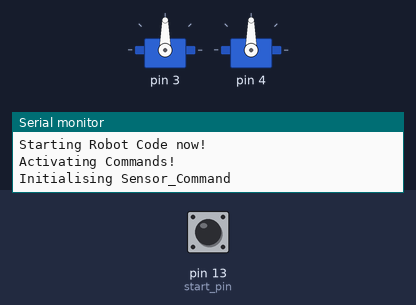
The sketch below on a simulated Arduino Uno, built with avr-gcc and run on an emulated ATmega328P. Parts: 2 × servo, the last lines printed to the serial monitor. The test bench sets the inputs (shaded band); at power-on: pin 13 (start_pin) HIGH.

Above: at 1.3 s.
1.4 s: pin 13 (start_pin) pulled LOW for 3.2 s
At 5.3 s:
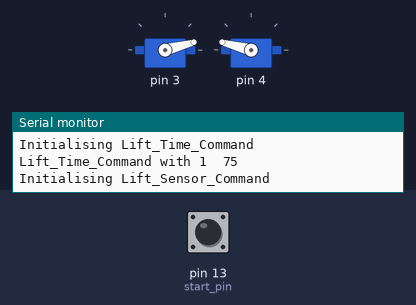
6.1 s: pin 13 (start_pin) pulled LOW for 0.15 s
At 6.9 s:
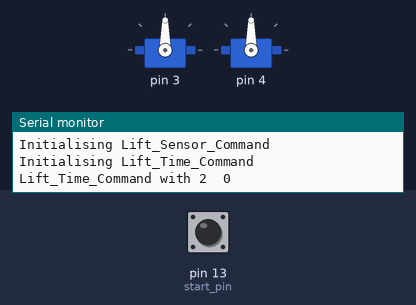
Timing chart, 0 to 9.1 s (numbered marks = the images above; inputs shaded):
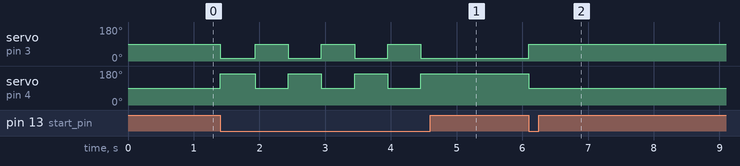

Measured:
- after the input at 1.4 s, servo on pin 3: alternates 90° for 0.51 s and 15° for 0.50 s, 7 changes in all, then stays 15°, starting at once; servo on pin 4: alternates 165° for 0.50 s and 90° for 0.51 s, 7 changes in all, then stays 165°, starting at once
- after the input at 6.1 s, servo on pin 3: 15° → 90° at once; servo on pin 4: 165° → 90° at once

The sketch:

lifttester.ino
```cpp
#include <Servo.h>

#include "RobotCmd.hpp"
#include "RobotRunner.hpp"
#include "Motor.hpp"
#include "Wheel.hpp"
#include "Drive_Subsystem.hpp"
#include "Lift_Subsystem.hpp"
#include "Drive_Distance_Command.hpp"
#include "Drive_Sensor_Command.hpp"
#include "Drive_Time_Command.hpp"
#include "Drive_Time_Sensor_Command.hpp"
#include "Lift_Sensor_Command.hpp"
#include "Lift_Time_Command.hpp"
#include "Lift_Time_Sensor_Command.hpp"
#include "Sensor_Command.hpp"

#define SERIAL_SPEED 9600
#define SENSOR_PRESSED 0

RobotRunner *cmds;
// Define Drive Subsystem
Drive_Subsystem *driveSubsystem;
// Define Wheel Motors (Servos)
Wheel *dlt; //drive_left_top;
Wheel *dlb; //drive_left_bottom;
Wheel *drt; //drive_right_top;
Wheel *drb; //drive_right_bottom;
// Define wheel control pins
int dlt_control = 9;
int dlb_control = 10;
int drt_control = 11;
int drb_control = 12;
// Define wheel feedback pins
// NOTE: Sre not using these due to type of servos.
int dlt_feedback = 3;
int dlb_feedback = 2;
int drt_feedback = 5;
int drb_feedback = 6;

// Define Lift Subsystem
Lift_Subsystem *liftSubsystem;
// Define Lift Motors (Servos)
Motor *l1; //lift_servo_1;
Motor *l2;
// Define lift control pins
int l1_control = 3; // Left Lift Servo
int l2_control = 4; // Right Lift Servo

// Define Sensor pins
int start_pin = 13;

void setup() {
  Serial.begin(SERIAL_SPEED);

  Serial.println("Initialising Robot Code.");

  Serial.println("Initialising Lift Motors");
  l1 = new Motor(l1_control);
  l2 = new Motor(l2_control);
  Serial.println("Initialising Lift_Subsystem");
  liftSubsystem = new Lift_Subsystem(l1, l2);
  Serial.println("Lift System Initialised");
/*
  Serial.println("Initialising Drive Wheels");
  dlt = new Wheel(dlt_control, dlt_feedback);
  dlb = new Wheel(dlb_control, dlb_feedback);
  drt = new Wheel(drt_control, drt_feedback);
  drb = new Wheel(drb_control, drb_feedback);
  Serial.println("Initialising Drive_Subsystem");
  driveSubsystem = new Drive_Subsystem(dlt, dlb, drt, drb);
  Serial.println("Drive System Initialised");
*/
  cmds = new RobotRunner();     // create an execution environment

  // Define all of the commands before structuring it into a command tree.
  //Lift Program
  Lift_Direction _dir = down;
  int _s = 75;
  Sensor_Command *startCommand = new Sensor_Command(start_pin, SENSOR_PRESSED)  ;
  Lift_Time_Command *cmd01 = new Lift_Time_Command(liftSubsystem, _dir, 500, _s);
  Lift_Sensor_Command *cmd02 = new Lift_Sensor_Command(liftSubsystem, _dir, start_pin, SENSOR_PRESSED, _s); // Make lift travel up
  Lift_Time_Command *cmd03 = new Lift_Time_Command(liftSubsystem, lift_stop, 500, 0);
  Lift_Sensor_Command *cmd04 = new Lift_Sensor_Command(liftSubsystem, lift_stop, start_pin, SENSOR_PRESSED, 0); // Stop lifts
  Lift_Time_Command *cmd05 = new Lift_Time_Command(liftSubsystem, _dir, 500, _s);
  Lift_Sensor_Command *cmd06 = new Lift_Sensor_Command(liftSubsystem, _dir, start_pin, SENSOR_PRESSED, _s); // Make lift travel down
  Lift_Time_Command *cmd07 = new Lift_Time_Command(liftSubsystem, lift_stop, 500, 0);
  Lift_Sensor_Command *cmd08 = new Lift_Sensor_Command(liftSubsystem, lift_stop, start_pin, SENSOR_PRESSED, 0); // Stop lifts
  Lift_Time_Command *cmd09 = new Lift_Time_Command(liftSubsystem, _dir, 500, _s);
  Lift_Sensor_Command *cmd10 = new Lift_Sensor_Command(liftSubsystem, _dir, start_pin, SENSOR_PRESSED, _s); // Make lift travel down
  Lift_Time_Command *cmd11 = new Lift_Time_Command(liftSubsystem, lift_stop, 500, 0);
  Lift_Sensor_Command *cmd12 = new Lift_Sensor_Command(liftSubsystem, lift_stop, start_pin, SENSOR_PRESSED, 0); // Stop lifts
  Lift_Time_Command *cmd13 = new Lift_Time_Command(liftSubsystem, _dir, 500, _s );
  Lift_Sensor_Command *cmd14 = new Lift_Sensor_Command(liftSubsystem, _dir, start_pin, SENSOR_PRESSED, _s); // Make lift travel down
  Lift_Time_Command *liftStopCommand = new Lift_Time_Command(liftSubsystem, lift_stop, 10000, 0);


  /* //Parallel Program
    int _s = 1000;
    Sensor_Command *startCommand = new Sensor_Command(start_pin, SENSOR_PRESSED);
    Drive_Time_Command *cmd01 = new Drive_Time_Command(driveSubsystem, forwards, 5000, _s);
    Lift_Time_Command *cmd03 = new Lift_Time_Command(liftSubsystem, up, 2000, _s);
    Lift_Sensor_Command *cmd04 = new Lift_Sensor_Command(liftSubsystem, up, start_pin, SENSOR_PRESSED, _s);
    Drive_Time_Command *driveStopCommand = new Drive_Time_Command(driveSubsystem, drive_stop, 10000, 0);
    Lift_Time_Command *liftStopCommand = new Lift_Time_Command(liftSubsystem, lift_stop, 10000, 0);
  */

  //RobotFlashLed *rfl = new RobotFlashLed(new SubsystemLED(led1), 500);
  //rfl->addParallel(new RobotFlashLed(new SubsystemLED(led2), 300));


  // When creating commands, you want to create the structure of a massive tree that can branch into two.
  // Build up command tree from the first command.
  //Lift Program
  startCommand->addSequential(cmd01);
  cmd01->addSequential(cmd02);
  cmd02->addSequential(cmd03);
  cmd03->addSequential(cmd04);
  cmd04->addSequential(cmd05);
  cmd05->addSequential(cmd06);
  cmd06->addSequential(cmd07);
  cmd07->addSequential(cmd08);
  cmd08->addSequential(cmd09);
  cmd09->addSequential(cmd10);
  cmd10->addSequential(cmd11);
  cmd11->addSequential(cmd12);
  cmd12->addSequential(cmd13);
  cmd13->addSequential(cmd14);
  cmd14->addSequential(liftStopCommand);


  /* //Parallel Program
    startCommand->addSequential(cmd01);
    cmd01->addParallel(cmd03);
    cmd03->addSequential(cmd04);
    cmd01->addSequential(driveStopCommand);
    cmd04->addSequential(liftStopCommand);
  */

  // Start on limit switch press/trigger
  // Drive forwards for a little bit
  // Start lifting the lift at the same as driving forwards more.
  // Turn left on the spot
  //


  // After commands, then add all of the command tree to register to run.
  Serial.println("Starting Robot Code now!");
  cmds->add(startCommand);
  Serial.println("Activating Commands!");
  cmds->setParallelActive(startCommand); // Sets top commands active and then flows through the tree
}

void loop() {
  // put your main code here, to run repeatedly:
  cmds->update();   // run robot commands
}
```

Drive_Distance_Command.hpp
```cpp
// Drive_Distance_Command (Does not work, do not use)
/*
 * Allows the robot to drive in the specified direction for a specified distance.
 *
 * Input:
 *  - Drive Subsystem
 *  - Direction
 *  - Distance
 *  - Servo Speed
 * Output:
 *  - Visible driving.
 * Notes:
 *
 */

#include "RobotCmd.hpp"
#include "RobotRunner.hpp"
#include "Drive_Subsystem.hpp"

class Drive_Distance_Command: public RobotCmd {
private:
  Drive_Subsystem *_drive;
  Direction _dir;
  unsigned long _dist;
  int _speed;

public:
  Drive_Distance_Command(Drive_Subsystem *drive, Direction dir, unsigned long dist, int speed) {
    _drive = drive;
    _dir = dir;
    _dist = dist;
    _speed = speed;
  }

  void initialise() {
    Serial.println("Initialising Drive_Distance_Command\n");
  }

  bool execute() {
    unsigned long curDist = 0;
    //_drive->speedControl(); // TODO Think about how to include a function in the subsystem that calculates the distance that we have travelled.

    if (curDist > _dist) {
      return true;
    }

    _drive->drive(_dir, _speed);
    return false;
  }

  void end() {
    _drive->drive(drive_stop, 0);
  }
};
```

Drive_Sensor_Command.hpp
```cpp
// Drive_Sensor_Command
/*
 * Allows the robot to drive in the specified direction until a specified sensor is pressed.
 *
 * Input:
 *  - Drive Subsystem
 *  - Direction
 *  - Sensor pin
 *  - Sensor state
 *  - Servo Speed
 * Output:
 *  - Visible driving.
 * Notes:
 *
 */

#include "RobotCmd.hpp"
#include "RobotRunner.hpp"
#include "Drive_Subsystem.hpp"

// #define SENSOR_PRESSED 0

class Drive_Sensor_Command: public RobotCmd {
private:
  Drive_Subsystem *_drive;
  Direction _dir;
  int _sensor_pin;
  bool _sensor_state;
  int _speed;

public:
  Drive_Sensor_Command(Drive_Subsystem *drive, Direction dir, int sensor_pin, bool sensor_state, int speed) {
    _drive = drive;
    _dir = dir;
    _sensor_pin = sensor_pin;
    _sensor_state = sensor_state;
    _speed = speed;
  }

  void initialise() {
    Serial.println("Initialising Drive_Sensor_Command\n");
    pinMode(_sensor_pin, INPUT_PULLUP);	// Use the pin's internal pull up resistor.
  }

  bool execute() {
  	bool sensed = digitalRead(_sensor_pin);

    if (sensed == _sensor_state) {
      return true; // End the Command
    }

    _drive->drive(_dir, _speed);
    return false;
  }

  void end() {
    _drive->drive(drive_stop, 0);
  }
};
```

Drive_Subsystem.hpp
```cpp
// Drive Subsystem
/*
 * Is used for driving the chassis
 *
 * Defines:
 *  - enum Direction
 *  - Drive_Subsystem
 *    - void reset
 *    - void drive
 */

#ifndef _DRIVE_SUBSYSTEM_HPP
#define _DRIVE_SUBSYSTEM_HPP
#define SPEED_TOLERANCE_CHANGE 0

enum Direction { left, right, forwards, backwards, turn_left, turn_right, drive_stop };

class Drive_Subsystem {
private:
	Wheel *_dlt; //drive_left_top;
	Wheel *_dlb; //drive_left_bottom;
	Wheel *_drt; //drive_right_top;
	Wheel *_drb; //drive_right_bottom;

  int ghost_angle;
  int dlt_angle;
  int dlb_angle;
  int drt_angle;
  int drb_angle;

  int dlt_speed;
  int dlb_speed;
  int drt_speed;
  int drb_speed;

  int angleIncrement = 47;
  int start_ghost_angle = -200;
  int incrementSpeed = 15;

public:
	Drive_Subsystem(Wheel *dlt, Wheel *dlb, Wheel *drt, Wheel *drb) {
		_dlt = dlt;
		_dlb = dlb;
		_drt = drt;
		_drb = drb;

    ghost_angle = start_ghost_angle; // Give real-time wheels a head start to speed up.

		reset();
	}

  // reset
  /*
   * Input:
   *  - None
   * Output:
   *  - Robot becomes stationary
   */
	void
	reset() {
		// Make robot stationary
    Serial.print("Drive_Subsystem - Reseting the wheels\n");
    Serial.print("Drive_Subsystem - Attempting dlt\n");
		_dlt->reset();
    Serial.print("Drive_Subsystem - Finished dlt\n");
    Serial.print("Drive_Subsystem - Attempting dlb\n");
		_dlb->reset();
    Serial.print("Drive_Subsystem - Finished dlb\n");
    Serial.print("Drive_Subsystem - Attempting drt\n");
		_drt->reset();
    Serial.print("Drive_Subsystem - Finished drt\n");
    Serial.print("Drive_Subsystem - Attempting drb\n");
		_drb->reset();
    Serial.print("Drive_Subsystem - Finished drb\n");
    Serial.print("Drive_Subsystem - Reset all wheels\n");
	}

  // drive
  /*
   * Input:
   *  - Direction you wish the robot to move in
   *  - Speed of the servos.
   * Output:
   *  - Visible movement of robot
   * Note:
   *  - Cascade fall on affect has been used when programming the switch case statement.
   *    Please note the breaks within the statement.
   */
	void
	drive(Direction dir, int speed) {
    speed = abs(speed); // If everything is around the wrong way, please uncomment this line.

    /*
    ghost_angle += angleIncrement;
    dlt_angle = _dlt->getCurrentPos();
    dlb_angle = _dlb->getCurrentPos();
    drt_angle = _drt->getCurrentPos();
    drb_angle = _drb->getCurrentPos();

    dlt_speed = speedControl(ghost_angle, dlt_angle, abs(dlt_speed));
    dlb_speed = speedControl(ghost_angle, dlb_angle, abs(dlb_speed));
    drt_speed = speedControl(ghost_angle, drt_angle, abs(drt_speed));
    drb_speed = speedControl(ghost_angle, drb_angle, abs(drb_speed));
    */
    dlt_speed = speed;
    dlb_speed = speed;
    drt_speed = speed;
    drb_speed = speed;

		switch(dir) {
		case left:
      _dlt->setSpeed(-dlt_speed);
      _dlb->setSpeed(dlb_speed);
      _drt->setSpeed(-drt_speed);
      _drb->setSpeed(drb_speed);
		case right:
			_dlt->setSpeed(dlt_speed);
			_dlb->setSpeed(-dlb_speed);
			_drt->setSpeed(drt_speed);
			_drb->setSpeed(-drb_speed);
			break;
		case backwards:
      _dlt->setSpeed(-dlt_speed);
      _dlb->setSpeed(-dlb_speed);
      _drt->setSpeed(drt_speed);
      _drb->setSpeed(drb_speed);
		case forwards:
			_dlt->setSpeed(dlt_speed);
			_dlb->setSpeed(dlb_speed);
			_drt->setSpeed(-drt_speed);
			_drb->setSpeed(-drb_speed);
			break;
    case turn_left:
      _dlt->setSpeed(-dlt_speed);
      _dlb->setSpeed(-dlb_speed);
      _drt->setSpeed(-drt_speed);
      _drb->setSpeed(-drb_speed);
    case turn_right:
      _dlt->setSpeed(dlt_speed);
      _dlb->setSpeed(dlb_speed);
      _drt->setSpeed(drt_speed);
      _drb->setSpeed(drb_speed);
      break;
		case drive_stop:
			_dlt->setSpeed(0);
			_dlb->setSpeed(0);
			_drt->setSpeed(0);
			_drb->setSpeed(0);
			break;
    Serial.print("\n");
		return; // distance done.
		}
	}

  // speedControl
  /*
   * Input:
   *  - None
   * Output:
   *  - None
   * Side Effects:
   *  - Changes
   * Note:
   *  - THIS IS A STUB. DO NOT USE THIS FUNCTION OR IF IT IS USED. DO NOT USE THAT COMMAND.
   */
  int
  speedControl(int ghost_angle, int angle, int speed) {
    int max_speed = 1000;
    int min_speed = 700;
    if (ghost_angle - angle > 10){ // The wheel is too fast
      speed = speed + incrementSpeed;

      if (speed > max_speed) // Lower limit = slow
        speed = max_speed;

      Serial.print(" fast ");
      Serial.print("\t");
    }
    else if (ghost_angle - angle < -10){ // The wheel is too slow
      speed = speed - incrementSpeed;

      if (speed > min_speed) // Upper limit = slow
        speed = min_speed;

      Serial.print(" slow ");
      Serial.print("\t");
    }
    else { // Speed is equal
      Serial.print(" == ");
      Serial.print("\t");
    }
    return speed;
  }

};

#endif // Drive_Subsystem.hpp
```

Drive_Time_Command.hpp
```cpp
// Drive_Time_Command
/*
 * Allows the robot to drive in the specified direction for the specified amount of time.
 *
 * Input:
 *  - Drive Subsystem
 *  - Direction
 *  - Time in milliseconds
 *  - Servo Speed
 * Output:
 *  - Visible driving.
 * Notes:
 *  - Time input should be more than 3 milliseconds due to capabilities of the current arduinos.
 *
 */

#include "RobotCmd.hpp"
#include "RobotRunner.hpp"
#include "Drive_Subsystem.hpp"

class Drive_Time_Command: public RobotCmd {
private:
  Drive_Subsystem *_drive;
  Direction _dir;
  unsigned long _time;
  int _speed;

public:
  Drive_Time_Command(Drive_Subsystem *drive, Direction dir, unsigned long time, int speed) {
    _drive = drive;
    _dir = dir;
    _time = time;
    _speed = speed;
  }

  void initialise() {
    Serial.println("Initialising Drive_Time_Command\n");
    _time = millis() + _time;	// _time is now the end time.
  }

  bool execute() {
    unsigned long curTime = millis();

    if (curTime > _time) {
      return true;
    }

    _drive->drive(_dir, _speed);
    return false;
  }

  void end() {
    _drive->drive(drive_stop, 0);
  }
};
```

Drive_Time_Sensor_Command.hpp
```cpp
// Drive_Time_Sensor_Command
/*
 * Allows the robot to drive in the specified direction until a specified sensor is pressed.
 *
 * Input:
 *  - Drive Subsystem
 *  - Direction
 *  - Sensor pin
 *  - Sensor state
 *  - Servo Speed
 * Output:
 *  - Visible driving.
 * Notes:
 *
 */

#include "RobotCmd.hpp"
#include "RobotRunner.hpp"
#include "Drive_Subsystem.hpp"

// #define SENSOR_PRESSED 0

class Drive_Time_Sensor_Command: public RobotCmd {
private:
  Drive_Subsystem *_drive;
  Direction _dir;
  unsigned long _time;
  int _sensor_pin;
  bool _sensor_state;
  int _speed;

public:
  Drive_Time_Sensor_Command(Drive_Subsystem *drive, Direction dir, unsigned long time, int sensor_pin, bool sensor_state, int speed) {
    _drive = drive;
    _dir = dir;
    _time = time;
    _sensor_pin = sensor_pin;
    _sensor_state = sensor_state;
    _speed = speed;
  }

  void initialise() {
    Serial.println("Initialising Drive_Time_Sensor_Command\n");
    _time = millis() + _time;	// _time is now the end time.
    pinMode(_sensor_pin, INPUT_PULLUP);	// Use the pin's internal pull up resistor.
  }

  bool execute() {
    unsigned long curTime = millis();
  	bool sensed = digitalRead(_sensor_pin);

    if (curTime > _time && sensed == _sensor_state) {
      return true; // End the Command
    }

    _drive->drive(_dir, _speed);
    return false;
  }

  void end() {
    _drive->drive(drive_stop, 0);
  }
};
```

Lift_Sensor_Command.hpp
```cpp
// Lift_Sensor_Command
/*
 * Allows the robot to move the lift in the specified direction funtil a specified sensor is pressed.
 *
 * Input:
 *  - Lift Subsystem
 *  - Direction
 *  - Time in milliseconds
 *  - Servo Speed
 * Output:
 *  - Visible movement of the cascade lift.
 * Notes:
 *  - Time input should be more than 3 milliseconds due to capabilities of the current arduinos.
 *
 */

#include "RobotCmd.hpp"
#include "RobotRunner.hpp"
#include "Drive_Subsystem.hpp"

// #define SENSOR_PRESSED 0

class Lift_Sensor_Command: public RobotCmd {
private:
  Lift_Subsystem *_lift;
  Lift_Direction _dir;
  int _sensor_pin;
  bool _sensor_state;
  int _speed;

public:
  Lift_Sensor_Command(Lift_Subsystem *lift, Lift_Direction dir, int sensor_pin, bool sensor_state, int speed) {
    _lift = lift;
    _dir = dir;
    _sensor_pin = sensor_pin;
    _sensor_state = sensor_state;
    _speed = speed;
  }

  void initialise() {
    Serial.println("Initialising Lift_Sensor_Command\n");
    pinMode(_sensor_pin, INPUT_PULLUP);	// Use the pin's internal pull up resistor.
  }

  bool execute() {
  	bool sensed = digitalRead(_sensor_pin);

    if (sensed == _sensor_state) {
      return true; // End the Command
    }

    _lift->move(_dir, _speed);
    return false;
  }

  void end() {
    _lift->move(lift_stop, 0);
  }
};
```

Sensor_Command.hpp
```cpp
// Sensor_Command
/*
 * Waits until a specified sensor is/is not pressed.
 *
 * Input:
 *  - Sensor pin
 *  - Sensor state
 * Output:
 *  - No visible output
 * Notes:
 *
 */

#include "RobotCmd.hpp"
#include "RobotRunner.hpp"

// #define SENSOR_PRESSED 0

class Sensor_Command: public RobotCmd {
private:
  int _sensor_pin;
  bool _sensor_state;

public:
  Sensor_Command(int sensor_pin, bool sensor_state) {
    _sensor_pin = sensor_pin;
    _sensor_state = sensor_state;
  }

  void initialise() {
    Serial.println("Initialising Sensor_Command\n");
    pinMode(_sensor_pin, INPUT_PULLUP);	// Use the pin's internal pull up resistor.
  }

  bool execute() {
  	bool sensed = digitalRead(_sensor_pin);

    if (sensed == _sensor_state) {
      return true; // End the Command
    }
    return false;
  }

  void end() {
  }
};
```

Source omitted: Lift_Subsystem.hpp (1514 bytes), Lift_Time_Command.hpp (1301 bytes), ift_Time_Sensor_Command.hpp (1527 bytes), Motor.hpp (1345 bytes), RobotCmd.hpp (1505 bytes), RobotRunner.hpp (1347 bytes), Wheel.hpp (3503 bytes)
